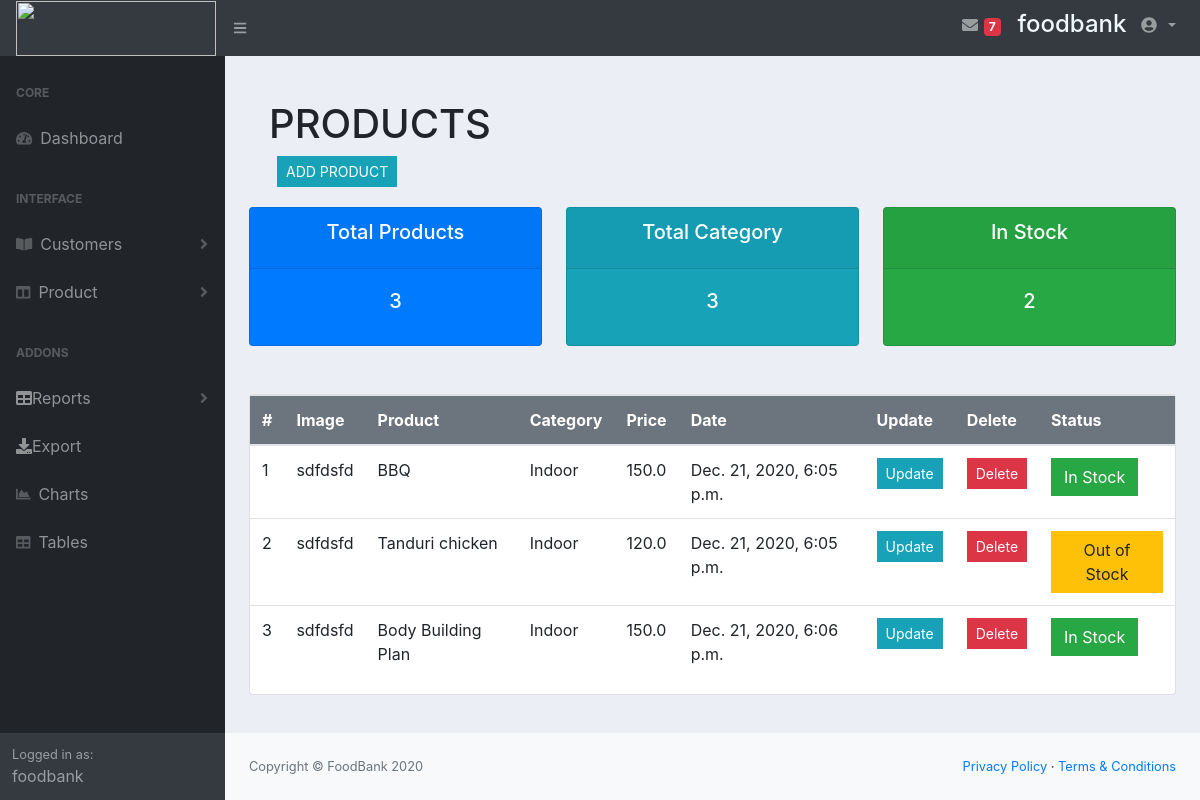
Page /product (signed in) on the earlier database version.
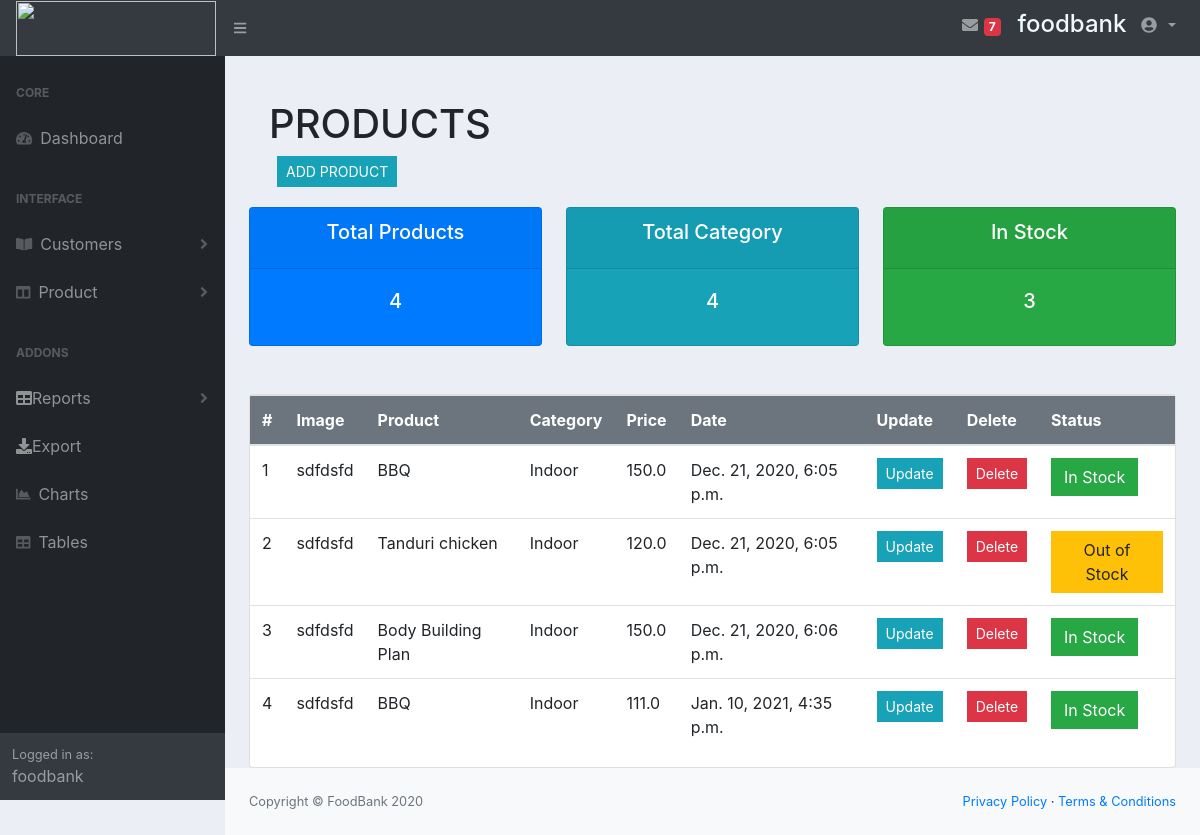
Same page on the later database version.
### account/models.py (models this page shows, shortened)
class Product(models.Model):
	CATEGORY = (
			('Indoor', 'Indoor'),
			('Out Door', 'Out Door'),
			)
	STATUS = (
			('In Stock', 'In Stock'),
			('Out of Stock', 'Out of Stock'),
			)
	name = models.CharField(max_length=200, null=True)
	price = models.FloatField(null=True)
	category = models.CharField(max_length=200, null=True, choices=CATEGORY)
	status = models.CharField(max_length=200, null=True, choices=STATUS, default="In Stock")
	description = models.CharField(max_length=200, null=True)
	date_created = models.DateTimeField(auto_now_add=True, null=True)
	tags = models.ManyToManyField(Tag)

### account/views.py (the view)
# urls.py: path('product',views.product,name="product"),
@login_required(login_url='/login/')
def product(request):
	products = Product.objects.all()
	total_product=products.count()
	instock=products.filter(status='In Stock').count()
	return render(request, 'product.html', {'products':products,'total_product':total_product,'instock':instock})

### templates/product.html
{% extends 'index1.html' %}
{% block content %}
<br>
<div class="card-body">
	<h1>PRODUCTS</h1>
	<a class="btn btn-info  btn-sm mx-2" href="{% url 'add_product' %}">ADD PRODUCT</a>
</div>
<div class="row">
	<div class="col-md">
			<div class="row">
				<div class="col-xl-4 col-md-6">
					<div class="card bg-primary text-center text-white mb-4">
						<div class="card-header">
							<h5 class="card-title">Total Products</h5>
						</div>
						<div class="card-body">
							<h5 class="card-title">{{total_product}}</h5>
						</div>
					</div>
				</div>
				<div class="col-xl-4 col-md-6">
					<div class="card bg-info text-center text-white mb-4">
						<div class="card-header">
							<h5 class="card-title">Total Category</h5>
						</div>
						<div class="card-body">
							<h5 class="card-title">{{total_product}}</h5>
						</div>
					</div>
				</div>
				<div class="col-xl-4 col-md-6">
					<div class="card bg-success text-center text-white mb-4">
						<div class="card-header">
							<h5 class="card-title">In Stock</h5>
						</div>
						<div class="card-body">
							<h5 class="card-title">{{instock}}</h5>
						</div>
					</div>
				</div>
			</div>
        <br>
<div class="row">
    <div class="col-xl-12">
        <div class="card">
            <div class="card-body--">
                <div class="table-stats order-table ov-h">
                    <table class="table ">
                        <thead class="bg-secondary text-white">
                            <tr>
                                <th class="serial">#</th>
                                <th>Image</th>
                                <th>Product</th>
                                <th>Category</th>
                                <th>Price</th>
                                <th>Date</th>
                                <th>Update</th>
                                <th>Delete</th>
                                <th>Status</th>
                            </tr>
                        </thead>
                        <tbody>
                            {% if products %}
                            {% for product in products %}
                            <tr>
                                <td class="serial">{{ forloop.counter }}</td>
                                <td>sdfdsfd</td>
                                <td>{{ product.name }}</td>
                                <td>{{product.category}}</td>
                                <td>{{product.price}}</td>
								<td>{{ product.date_created }}</td>
                                <td><a class="btn btn-sm btn-info" href="{% url 'edit_product' product.id %}">Update</a></td>
				              	<td><a class="btn btn-sm btn-danger" href="">Delete</a></td>
                                <td>
                                    {% if product.status == 'In Stock' %}
                                        <a class="btn btn-success" href="">{{ product.status }}</a>
                                    {% else %}
                                        <a class="btn btn-warning" href="">{{ product.status }}</a>
                                    {% endif %}
                                </td>
                            </tr>
                            {% endfor %}
                            {% else %}
                                <tr><td>No Order Data</td></tr>
                            {% endif %}
                        </tbody>
                    </table>
                </div>
            </div>
        </div>
    </div>
</div>
</div>
</div>
{% endblock content %}

Differences in the rows shown:
added Product: name "BBQ", category "Indoor", price "111.0", date_created "Jan. 10, 2021, 4:35 p.m.", status "In Stock"
Other differences:
{{ total_product }}: "3" → "4"
{{ instock }}: "2" → "3"
